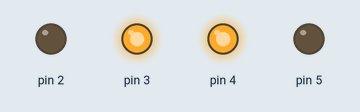
This sketch was run on a simulated Arduino Uno, built with avr-gcc and run on an emulated ATmega328P. On the bench: output pins drawn as LEDs (lit = HIGH). What the sketch prints to the serial monitor is not drawn.

Above: at 0.1 s.
At 1.1 s:
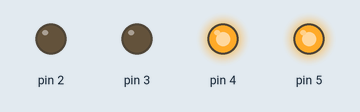
At 3.1 s:
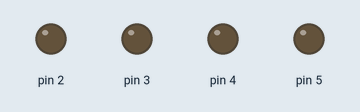
At 4.1 s:
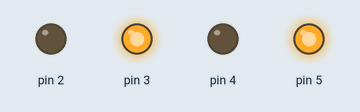
At 5.1 s:
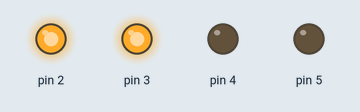
At 7.1 s:
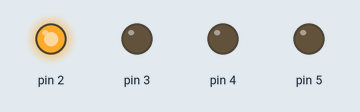
Timing chart, 0 to 8.6 s (numbered marks = the images above):
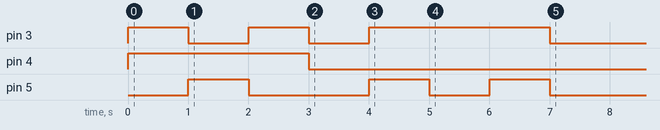

The sketch:

mostrarNumerosLongos.ino
```cpp
// Materiais: 4 220 ohm resistores, 4 leds, breadboard
// Exercício 2.10

long numero = 456787654;
byte minLed = 2;
byte maxLed = 5;

void setup() {
  for (byte pin = minLed; pin <= maxLed; pin++) pinMode(pin, OUTPUT);
  Serial.begin(9600);

  Serial.println(numero, BIN);

  for (byte nibble = 0; nibble < 8; nibble++) {
	byte nibbleLED = (numero >> (4 * nibble)) & 0xF;
	for (byte dislocator = 0; dislocator < 4; dislocator++) {
	  byte selectedLED = minLed + dislocator;
	  bool algarismoON = (nibbleLED >> dislocator) & 1;
	  digitalWrite(selectedLED, algarismoON);
	}
	delay(1000);
  }
}

void loop() {}
```
